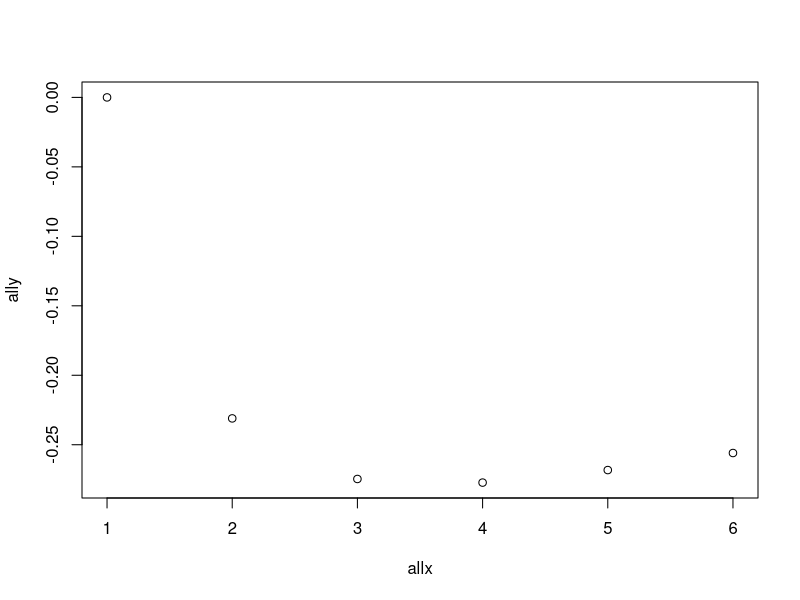
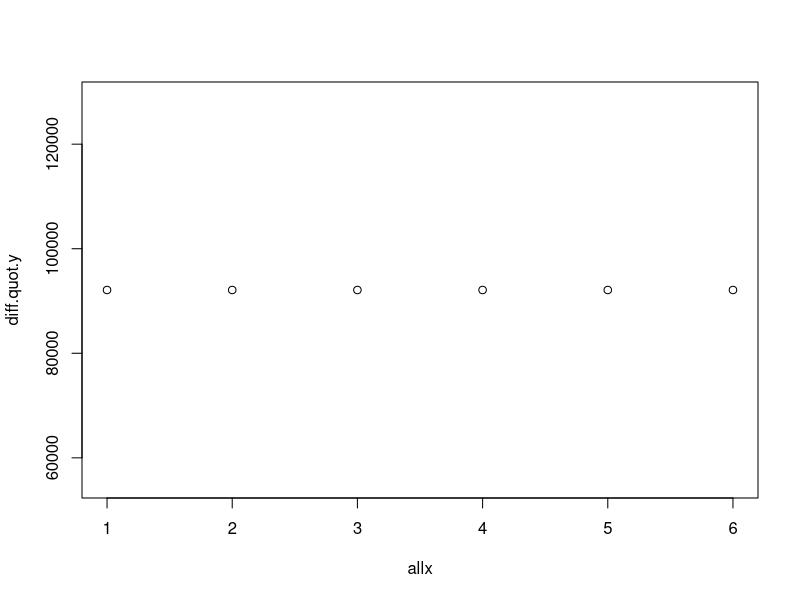

Write R code to recreate these figures, in order.
## ---- chunk 1
convex_func <- function(x) {
  if(x>0){
    top <- (log(x)*-1)
    bottom <- 1+x
    total <- top/bottom
    return(total)    
  }else{
    return (FALSE)
  }

}
convex_func(0)
convex_func(2)
## ---- chunk 2
allx <- c(1,2,3,4,5,6)
ally <- c(convex_func(1),convex_func(2),convex_func(3),convex_func(4),convex_func(5),convex_func(6))
plot(allx,ally)
## ---- chunk 3
diff.quot <- function(x, h){
  if(x>0 && h>0){
    topx<- (log(x)*-1)
    bottomx <- 1+x
    totalx <- topx/bottomx
    toph <- (log(h)*-1)
    bottomh <-1+h
    totalh <- toph/bottomh
    topall <- (topx+toph) - topx
    totalall <- topall/h
    return(totalall)
  }else{
    return(FALSE)
  }  
}
## ---- chunk 4
diff.quot.y <- c(diff.quot(1,.0001),diff.quot(2,.0001),diff.quot(3,.0001),diff.quot(4,.0001), diff.quot(5,.0001), diff.quot(6,.0001))
plot(allx,diff.quot.y)
